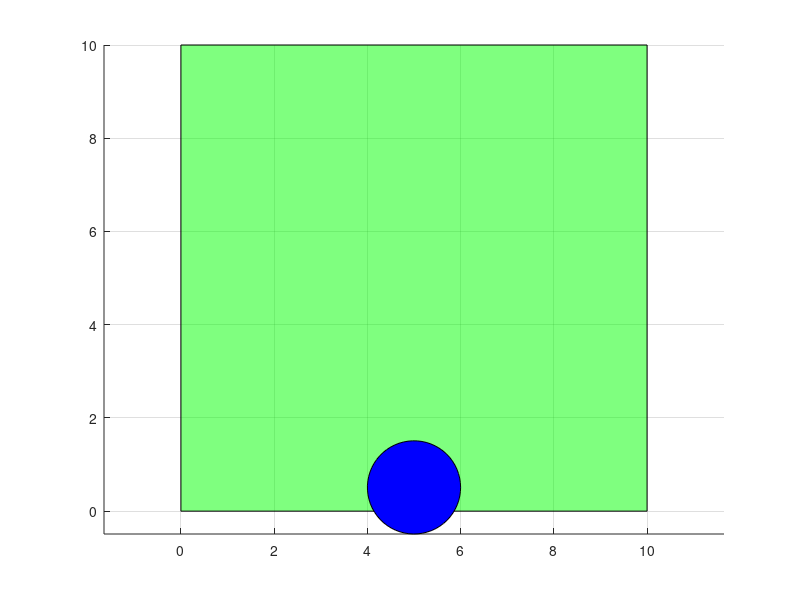
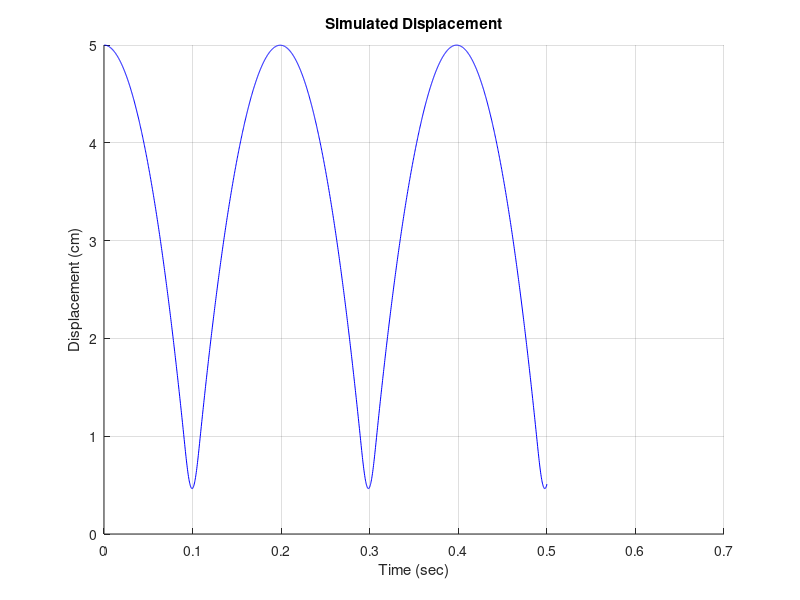

MATLAB code for these plots, in order:
%--------------------------------------------
% Abstract: A super simple DEM code in 2D
% Unit: cm, g, N
%
%--------------------------------------------

clc
clear
close all

%--------------------------------------------
% Global variables
%--------------------------------------------
grav_acc        = -981;          % 981 cm/s^2

% user-input
sim_duration    = 0.5;         % unit: second
stiffness       = 1.3e4;        % 1.3e6 N/m = (kg*m/s^2)/m =(kg*cm/s^2)/cm 
density         = 0.1;          % 0.1 g/cm^3 
%--------------------------------------------
% Define balls (particles)
%--------------------------------------------
b = struct();

% first ball
b(1).r  = 1;
b(1).m  = 4/3*pi*b(1).r*b(1).r*b(1).r*density;
b(1).cx = 5;    % center x
b(1).cz = 5;    % center z
b(1).vx = 0;    % velocity x (change this for initial velocity)
b(1).vz = 0;    % velocity z (change this for initial velocity)
b(1).fx = 0;    % force x
b(1).fz = 0;    % force z

% second ball, third ball ... (likewise)


% compute the simulation step
min_r   = min(b(:).r);    % minimum ball size (radius)
dt      = 0.05 * sqrt(4/3*pi*min_r*min_r*min_r*density/stiffness); % time step size (unit: seconds)
sim_steps = ceil(sim_duration / dt);

%--------------------------------------------
% Initial plot
%--------------------------------------------
% draw boundary
bndX = [0,0,10,10]; 
bndZ = [0,10,10,0];
patch(bndX,bndZ,'g','FaceAlpha',0.5);
grid on;
axis square equal;
hold on;

% draw balls (circles)
Xcircle=cos([0:0.1:2*pi]);
Zcircle=sin([0:0.1:2*pi]);
GM(1) = patch (b(1).cx+b(1).r*Xcircle, b(1).cz+b(1).r*Zcircle,'b','FaceAlpha',1);    
%--------------------------------------------
% Time integration (simulation)
%--------------------------------------------
Nb = length(b);
time = dt*[1:sim_steps];
array_cz = zeros(1,length(1:sim_steps)); % array of b(1).cz

for i=1:sim_steps

    %--------------------------------------------
    % particle force update
    %--------------------------------------------
    % GLOBAL FORCE update
    b(1).fz = b(1).m * grav_acc; 
    
    % CONTACT FORCE update  
    % Check boundaries 
    % Assumption: the boundary is rectangle. If not rectangle, a more
    %             sophisticated method needs to be implemented.
    urn = (b(1).cz-b(1).r) - min(bndZ);
    if urn < 0
        cnt_force = stiffness * urn;
        b(1).fz = b(1).fz - cnt_force;
    end
    
    %--------------------------------------------
    % particle motion update
    %--------------------------------------------
    b(1).vz = b(1).vz + b(1).fz/b(1).m*dt;    
    b(1).cz = b(1).cz + b(1).vz*dt;
    array_cz(i) = b(1).cz;
    
    %--------------------------------------------
    % update display 
    %--------------------------------------------
    set(GM(1),'XData',b(1).cx+b(1).r*Xcircle, 'YData', b(1).cz+b(1).r*Zcircle);
    drawnow
    
end

%--------------------------------------------
% Plot displacement history
%--------------------------------------------
figure;  
hold on
grid on
plot(time,array_cz,'b')
title('Simulated Displacement')
xlabel('Time (sec)')
ylabel('Displacement (cm)')

